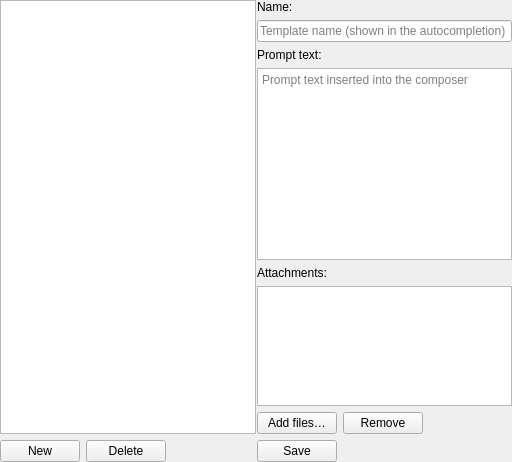
<?xml version="1.0" encoding="UTF-8"?>
<ui version="4.0">
 <class>PromptTemplatesPage</class>
 <widget class="QWidget" name="PromptTemplatesPage">
  <layout class="QVBoxLayout" name="layout">
   <property name="leftMargin">
    <number>0</number>
   </property>
   <property name="topMargin">
    <number>0</number>
   </property>
   <property name="rightMargin">
    <number>0</number>
   </property>
   <property name="bottomMargin">
    <number>0</number>
   </property>
   <item>
    <widget class="QSplitter" name="splitter">
     <property name="orientation">
      <enum>Qt::Horizontal</enum>
     </property>
     <property name="handleWidth">
      <number>1</number>
     </property>
     <widget class="QWidget" name="leftWidget">
      <layout class="QVBoxLayout" name="leftLayout">
       <property name="leftMargin">
        <number>0</number>
       </property>
       <property name="topMargin">
        <number>0</number>
       </property>
       <property name="rightMargin">
        <number>0</number>
       </property>
       <property name="bottomMargin">
        <number>0</number>
       </property>
       <item>
        <widget class="QListWidget" name="list"/>
       </item>
       <item>
        <layout class="QHBoxLayout" name="leftButtons">
         <item>
          <widget class="QPushButton" name="newButton">
           <property name="text">
            <string>New</string>
           </property>
          </widget>
         </item>
         <item>
          <widget class="QPushButton" name="deleteButton">
           <property name="text">
            <string>Delete</string>
           </property>
          </widget>
         </item>
         <item>
          <spacer name="leftSpacer">
           <property name="orientation">
            <enum>Qt::Horizontal</enum>
           </property>
           <property name="sizeHint" stdset="0">
            <size>
             <width>40</width>
             <height>20</height>
            </size>
           </property>
          </spacer>
         </item>
        </layout>
       </item>
      </layout>
     </widget>
     <widget class="QWidget" name="rightWidget">
      <layout class="QVBoxLayout" name="form">
       <property name="leftMargin">
        <number>0</number>
       </property>
       <property name="topMargin">
        <number>0</number>
       </property>
       <property name="rightMargin">
        <number>0</number>
       </property>
       <property name="bottomMargin">
        <number>0</number>
       </property>
       <item>
        <widget class="QLabel" name="nameLabel">
         <property name="text">
          <string>Name:</string>
         </property>
        </widget>
       </item>
       <item>
        <widget class="QLineEdit" name="nameEdit">
         <property name="placeholderText">
          <string>Template name (shown in the autocompletion)</string>
         </property>
        </widget>
       </item>
       <item>
        <widget class="QLabel" name="promptLabel">
         <property name="text">
          <string>Prompt text:</string>
         </property>
        </widget>
       </item>
       <item>
        <widget class="QPlainTextEdit" name="textEdit">
         <property name="placeholderText">
          <string>Prompt text inserted into the composer</string>
         </property>
        </widget>
       </item>
       <item>
        <widget class="QLabel" name="attachmentsLabel">
         <property name="text">
          <string>Attachments:</string>
         </property>
        </widget>
       </item>
       <item>
        <widget class="QListWidget" name="attachmentsList">
         <property name="maximumSize">
          <size>
           <width>16777215</width>
           <height>120</height>
          </size>
         </property>
        </widget>
       </item>
       <item>
        <layout class="QHBoxLayout" name="attachmentButtons">
         <item>
          <widget class="QPushButton" name="addFilesButton">
           <property name="text">
            <string>Add files…</string>
           </property>
          </widget>
         </item>
         <item>
          <widget class="QPushButton" name="removeAttachmentButton">
           <property name="text">
            <string>Remove</string>
           </property>
          </widget>
         </item>
         <item>
          <spacer name="attachmentSpacer">
           <property name="orientation">
            <enum>Qt::Horizontal</enum>
           </property>
           <property name="sizeHint" stdset="0">
            <size>
             <width>40</width>
             <height>20</height>
            </size>
           </property>
          </spacer>
         </item>
        </layout>
       </item>
       <item>
        <layout class="QHBoxLayout" name="formButtons">
         <item>
          <widget class="QPushButton" name="saveButton">
           <property name="text">
            <string>Save</string>
           </property>
          </widget>
         </item>
         <item>
          <spacer name="formSpacer">
           <property name="orientation">
            <enum>Qt::Horizontal</enum>
           </property>
           <property name="sizeHint" stdset="0">
            <size>
             <width>40</width>
             <height>20</height>
            </size>
           </property>
          </spacer>
         </item>
        </layout>
       </item>
      </layout>
     </widget>
    </widget>
   </item>
  </layout>
 </widget>
 <resources/>
 <connections/>
</ui>
